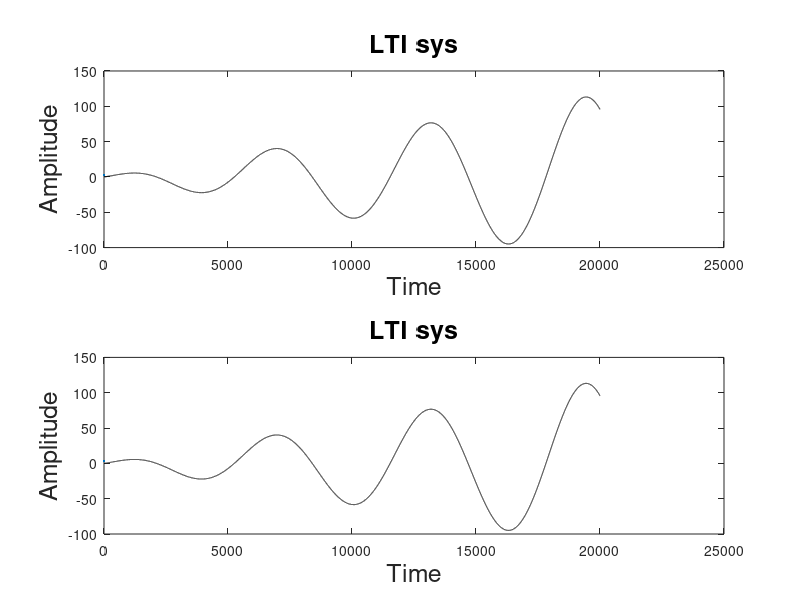

Recreate this plot in MATLAB.
clc;
clear all;
close all;

a=3;

b=5;

t=0:0.001:20;

x_1=a.*sin(t);
y_1=t.*x_1;

x_2=b.*cos(t);
y_2=t.*x_2;

x_3=x_1+x_2;
y_3=t.*x_3;

y_4=y_1+y_2;

%subplot(4,1,1)
%plot(x_1)
%subplot(4,1,2)
%plot(x_2)
subplot(2,1,1)
plot(y_3, 'k', LineWidth=3)
ylabel("Amplitude","FontSize",18)
xlabel("Time","FontSize",18)
title("LTI sys","FontSize",18)
subplot(2,1,2)
plot(y_4, 'k',  LineWidth=3)
ylabel("Amplitude","FontSize",18)
xlabel("Time","FontSize",18)
title("LTI sys","FontSize",18)